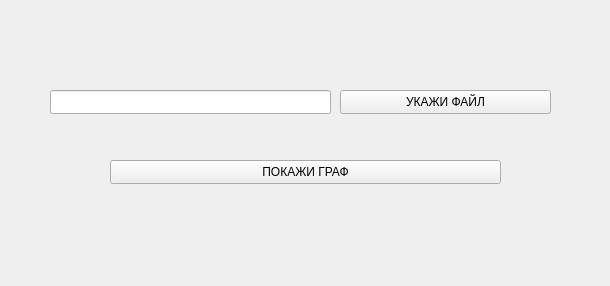
<?xml version="1.0" encoding="UTF-8"?>
<ui version="4.0">
 <class>Interface</class>
 <widget class="QWidget" name="Interface">
  <property name="geometry">
   <rect>
    <x>0</x>
    <y>0</y>
    <width>610</width>
    <height>286</height>
   </rect>
  </property>
  <property name="windowTitle">
   <string>Interface</string>
  </property>
  <widget class="QLineEdit" name="lineEdit_path">
   <property name="geometry">
    <rect>
     <x>50</x>
     <y>90</y>
     <width>281</width>
     <height>24</height>
    </rect>
   </property>
  </widget>
  <widget class="QPushButton" name="pushButton_file">
   <property name="geometry">
    <rect>
     <x>340</x>
     <y>90</y>
     <width>211</width>
     <height>24</height>
    </rect>
   </property>
   <property name="text">
    <string>УКАЖИ ФАЙЛ</string>
   </property>
  </widget>
  <widget class="QPushButton" name="pushButton_view">
   <property name="geometry">
    <rect>
     <x>110</x>
     <y>160</y>
     <width>391</width>
     <height>24</height>
    </rect>
   </property>
   <property name="text">
    <string>ПОКАЖИ ГРАФ</string>
   </property>
  </widget>
 </widget>
 <resources/>
 <connections/>
</ui>
